Frame 1 (no input): blank canvas, image omitted
Frame 60 (no input): blank canvas, image omitted
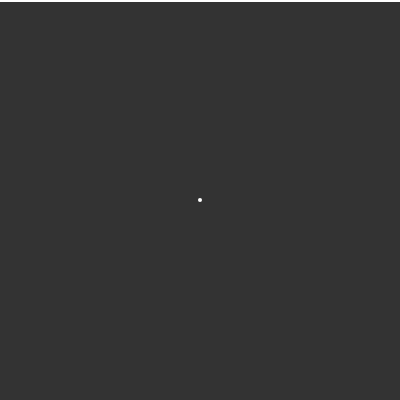
Frame 120 (the mouse pressed at the canvas centre since frame 60)

The p5.js sketch whose frames 1 and 60 were blank and that drew this single picture after the mouse press (run headless with seeded random() and noise() and a simulated clock; from frame 60 on, the mouse is pressed at the canvas centre):

// p5.js sketch
// ── sketch.js
let data = [];
let m = 1;
let b = 0;
let l;

function setup() {
  createCanvas(400, 400);
  l = new Line();
}

function draw() {
  background(51);
  if (data.length > 0) {
    l.calcSlope();
    l.calcYintigrate();
    l.update();
    l.show();
  }
  for (let p of data) {
    p.show();
  }
}

class Line {
  constructor() {
    this.xmin = 0;
    this.xmax = 1;
    this.ymin = m * this.xmin + b;
    this.ymax = m * this.xmax + b;

    let x1 = map(this.xmin, 0, 1, 0, width);
    let y1 = map(this.ymin, 1, 0, 0, height);
    let x2 = map(this.xmax, 0, 1, 0, width);
    let y2 = map(this.ymax, 1, 0, 0, height);

    this.startCords = createVector(x1, y1);
    this.endCords = createVector(x2, y2);
  }
  clacMean() {
    let sumX = 0;
    let sumY = 0;
    let total = data.length;
    for (let p of data) {
      sumX += p.point.x;
      sumY += p.point.y;
    }
    return {
      x: sumX / total,
      y: sumY / total
    }
  }

  update() {
    this.ymin = m * this.xmin + b;
    this.ymax = m * this.xmax + b;

    let x1 = map(this.xmin, 0, 1, 0, width);
    let y1 = map(this.ymin, 1, 0, 0, height);
    let x2 = map(this.xmax, 0, 1, 0, width);
    let y2 = map(this.ymax, 1, 0, 0, height);

    this.startCords = createVector(x1, y1);
    this.endCords = createVector(x2, y2);
  }

  show() {
    stroke(255);
    strokeWeight(4);
    line(this.startCords.x, this.startCords.y, this.endCords.x, this.endCords.y);
  }

  calcSlope() {
    let mean = this.clacMean();
    let xdash = mean.x;
    let ydash = mean.y;
    let num = 0;
    let dom = 0;
    for (let p of data) {
      let x = p.point.x;
      let y = p.point.y;
      num += (x - xdash) * (y - ydash);
    }
    for (let p of data) {
      let x = p.point.x;
      dom += (x - xdash) * (x - xdash);
    }
    m = num / dom;
  }

  calcYintigrate() {
    let mean = this.clacMean();
    let xdash = mean.x;
    let ydash = mean.y;
    b = ydash - (m * xdash);
  }
}

function mousePressed() {
  let p = new DataPoint(mouseX, mouseY);
  p.push();
}

class DataPoint {
  constructor(x, y) {
    this.x = map(x, 0, width, 0, 1);
    this.y = map(y, 0, height, 1, 0);
    this.point = createVector(this.x, this.y);
    this.cords = createVector(x, y);
  }
  push() {
    data.push(this);
  }

  show() {
    fill(255);
    stroke(255);
    strokeWeight(4);
    point(this.cords.x, this.cords.y);
  }
}
